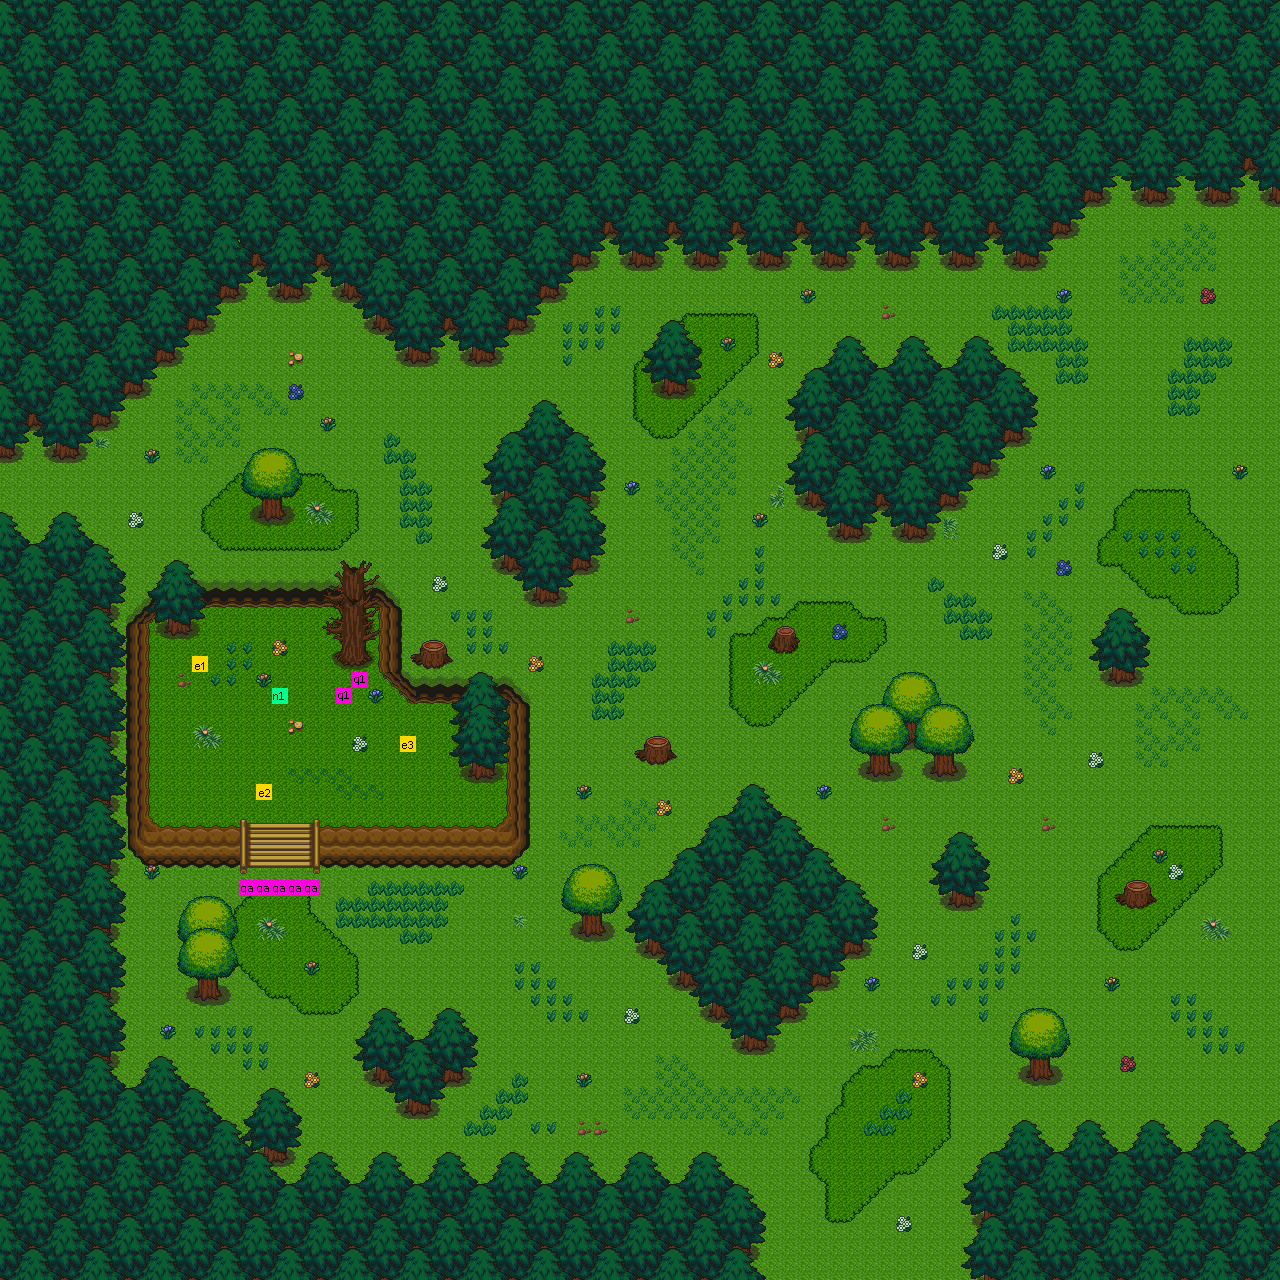

Tiled map render using the project's own tile images. Description and the map definition, with tile-layer contents summarised, below:
An orthogonal 80x80 tile map with 16x16 px tiles, 7 tile layers (ground0, ground1, wall0, wall1, ...), 2 hidden layers not drawn, 9 tilesets.

<map version="1.0" orientation="orthogonal" renderorder="right-down" width="80" height="80" tilewidth="16" tileheight="16">
 <tileset firstgid="1" name="1" tilewidth="16" tileheight="16">
  <image source="../../tileset/v1.3/1.png" width="800" height="800" />
 </tileset>
 <tileset firstgid="2501" name="2" tilewidth="16" tileheight="16">
  <image source="../../tileset/v1.3/2.png" width="800" height="800" />
 </tileset>
 <tileset firstgid="5001" name="3" tilewidth="16" tileheight="16">
  <image source="../../tileset/v1.3/3.png" width="800" height="800" />
 </tileset>
 <tileset firstgid="7501" name="4" tilewidth="16" tileheight="16">
  <image source="../../tileset/v1.3/4.png" width="800" height="800" />
 </tileset>
 <tileset firstgid="10001" name="5" tilewidth="16" tileheight="16">
  <image source="../../tileset/v1.3/5.png" width="800" height="800" />
 </tileset>
 <tileset firstgid="12501" name="6" tilewidth="16" tileheight="16">
  <image source="../../tileset/v1.3/6.png" width="800" height="800" />
 </tileset>
 <tileset firstgid="15001" name="7" tilewidth="16" tileheight="16">
  <image source="../../tileset/v1.3/7.png" width="800" height="800" />
 </tileset>
 <tileset firstgid="17501" name="8" tilewidth="16" tileheight="16">
  <image source="../../tileset/v1.3/8.png" width="800" height="800" />
 </tileset>
 <tileset firstgid="20001" name="9" tilewidth="16" tileheight="16">
  <image source="../../tileset/v1.3/9.png" width="800" height="800" />
 </tileset>
 <layer name="ground0" width="80" height="80">
  <data>[6400 cells, 6400 non-empty, 3 distinct tile ids]</data>
 </layer>
 <layer name="ground1" width="80" height="80">
  <data>[6400 cells, 460 non-empty, 17 distinct tile ids]</data>
 </layer>
 <layer name="wall0" width="80" height="80">
  <data>[6400 cells, 235 non-empty, 57 distinct tile ids]</data>
 </layer>
 <layer name="wall1" width="80" height="80">
  <data>[6400 cells, 40 non-empty, 32 distinct tile ids]</data>
 </layer>
 <layer name="deco0" width="80" height="80">
  <data>[6400 cells, 1099 non-empty, 122 distinct tile ids]</data>
 </layer>
 <layer name="deco1" width="80" height="80">
  <data>[6400 cells, 2629 non-empty, 94 distinct tile ids]</data>
 </layer>
 <layer name="ABOVE_OVERWRITE" width="80" height="80" visible="0" opacity="0.9">
  <data>[6400 cells, 0 non-empty, 0 distinct tile ids]</data>
 </layer>
 <layer name="COLLISION_OVERWRITE" width="80" height="80" visible="0">
  <data>[6400 cells, 0 non-empty, 0 distinct tile ids]</data>
 </layer>
 <layer name="SPOT" width="80" height="80">
  <data>[6400 cells, 11 non-empty, 6 distinct tile ids]</data>
 </layer>
</map>
